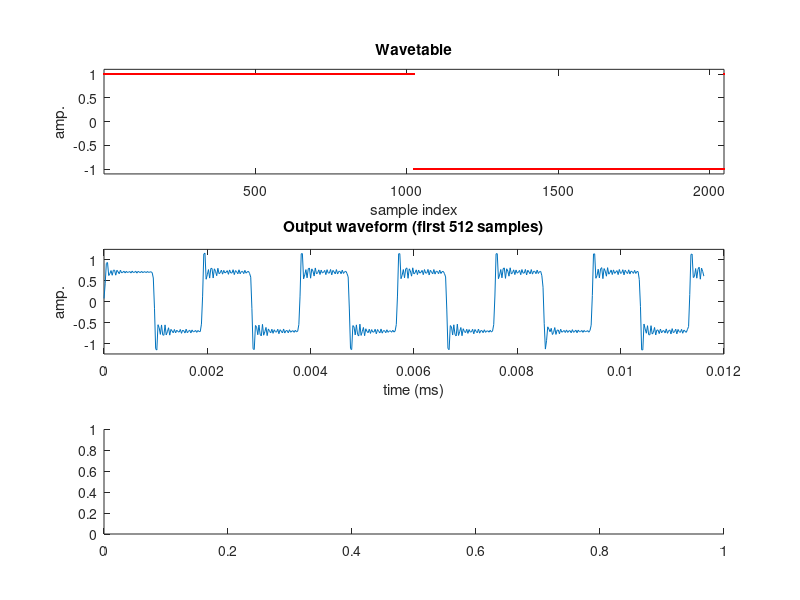

Write MATLAB code to recreate this figure. (Note: this script raises an error after producing the figure.)
%% Single wavetable synthesis
% Variable frequency via interpolation.
% Attempted anti-aliasing filter.
% Doesn't sound pretty, especially for high F0.

clear; close all;

% Constants.
% Wavetable type: 'sine', 'saw', or 'square'
wtType = 'square';
% Sample rate.
Fs = 44100;
% Output frequency.
F0 = 532;
% Output duration.
outDurationS = 2;
% Output buffer size.
bufferSize = 2^10;
% Output amplitude.
outAmp = 1.;
% Wavetable length.
wtLength = 2^11;
% Max output samples to plot.
maxOutPlot = 2^9;
% Anti-aliasing (low-pass) filter type: 'butter', 'cheby'
aaFilterType = 'cheby';
% LPF params
lpfCutoff = Fs * .4;
lpfOrder = 8;

% Plot setup.
figure( ...
    'Name', 'Single wavetable', ...
    'Position', [500 50 750 900] ...
);

% Create and plot the wavetable.
switch(wtType)
    case 'sine'
        wt = sin(linspace(0, 2 * pi, wtLength)');
    case 'saw'
        wt = linspace(-1, 1, wtLength);
    case 'square'
        wt = square(linspace(0, 2 * pi, wtLength)');
end

switch(aaFilterType)
    case 'butter'
        [b, a] = butter(lpfOrder, lpfCutoff/(Fs/2), 'low');
    case 'cheby'
        % 'peak to peak passband ripple'
        ripple = 3;
        [b,a] = cheby1(lpfOrder, ripple, lpfCutoff/(Fs/2), 'low');
end

subplot(311), ...
    plot(1:wtLength, wt, 'r.'), ...
    title('Wavetable'), ...
    xlim([1, wtLength]), ...
    ylim([-1.1, 1.1]), ...
    ylabel('amp.'), ...
    xlabel('sample index');

% Create output placeholder.
y = zeros(Fs * outDurationS, 1);
buffer = zeros(bufferSize, 1);
bufferIndex = 1;

% Calculate the number of samples per period of the wavetable to produce the
% desired frequency.
sampsPerPeriod = Fs / F0;
wtStepsPerSample = wtLength / sampsPerPeriod;

% Placeholder for final filter conditions.
z = zeros(lpfOrder, 1);

% Repeatedly copy the wavetable to the output placeholder.
for n=1:(Fs * outDurationS)
    % Calculate the fractional sample index in the wavetable.
    wtIndex = mod(wtStepsPerSample * (n - 1), wtLength) + 1;
    % Calculate the magnitudes for samples either side of the fractional index.
    magnitude2 = rem(wtIndex, 1);
    magnitude1 = 1 - magnitude2;
    
    % Wrap the wavetable index as necessary.
    prevIndex = floor(wtIndex);
    nextIndex = ceil(wtIndex);
    if prevIndex == 0 || prevIndex > wtLength
        prevIndex = wtLength;
    end
    if nextIndex > wtLength
        nextIndex = 1;
    end
    
    % Compose the output sample from summed weighted samples.
    buffer(bufferIndex) = outAmp * ( ...
        magnitude1 * wt(prevIndex) + ...
        magnitude2 * wt(nextIndex) ...
    );

    bufferIndex = bufferIndex + 1;
    if bufferIndex > bufferSize
        % End of buffer reached: low-pass the buffer and write it to output.
        [filtered, z] = filter(b, a, buffer, z);
        y(n-bufferSize+1:n) = filtered;
        bufferIndex = 1;
    end
end

sound(y, Fs);
% Plot beginning of output against time.
subplot(312), ...
    plot(linspace(0, maxOutPlot / Fs, maxOutPlot)', y(1:maxOutPlot)), ...
    title(sprintf('Output waveform (first %d samples)', maxOutPlot)), ...
    ylim([-1.25, 1.25]), ...
    ylabel('amp.'), ...
    xlabel('time (ms)');

% Plot spectrogram
subplot(313), ...
    spectrogram(y, 512, 64, 512, Fs, 'yaxis'), ...
    ylim([0, 22]);

% % For sine wavetable, inspect the frequency response.
% if strcmp(wtType, 'sine')
%     figure( ...
%         'Name', 'Frequency response', ...
%         'Position', [600 50 750 900] ...
%     );
%     freqz(y);
% 
%     % Compare sin wavetable output with 'pure' sine wave:
%     figure( ...
%         'Name', 'Pure sine', ...
%         'Position', [700 50 750 900] ...
%     );
%     y_ = sin(2 * pi * F0 * linspace(0, outDurationS, Fs * outDurationS));
%     % spectrogram( y_, 512, 64, 512, Fs, 'yaxis');
%     freqz(y_);
% end
%%

M_data = mean(y(1:maxOutPlot));
RMS_data = rms(y(1:maxOutPlot));
figure
plot(linspace(0, maxOutPlot / Fs, maxOutPlot)', y(1:maxOutPlot))
hold on
plot(xlim, [1 1]*M_data, 'LineWidth',1.5)
plot(xlim, [1 1]*RMS_data, 'LineWidth',1.5)
hold off
grid
ylim([-1.5, 1.5]), ...
xlabel('Time')
ylabel('Amplitude')
legend('Signal', 'Signal Mean', 'Signal RMS')
%% 
snr(y(1:maxOutPlot),Fs);

%% 
centroid = spectralCentroid(y(1:maxOutPlot),Fs)
